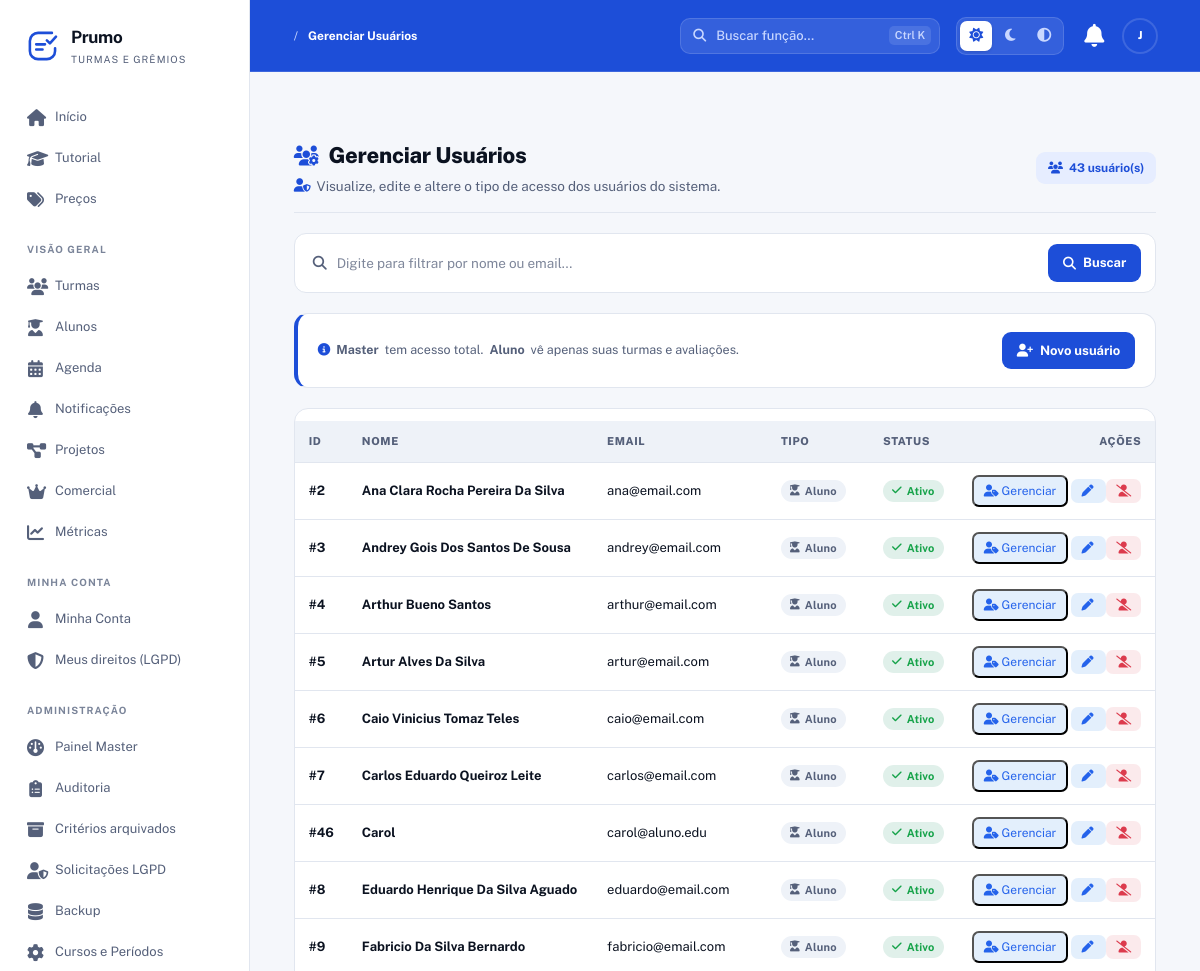
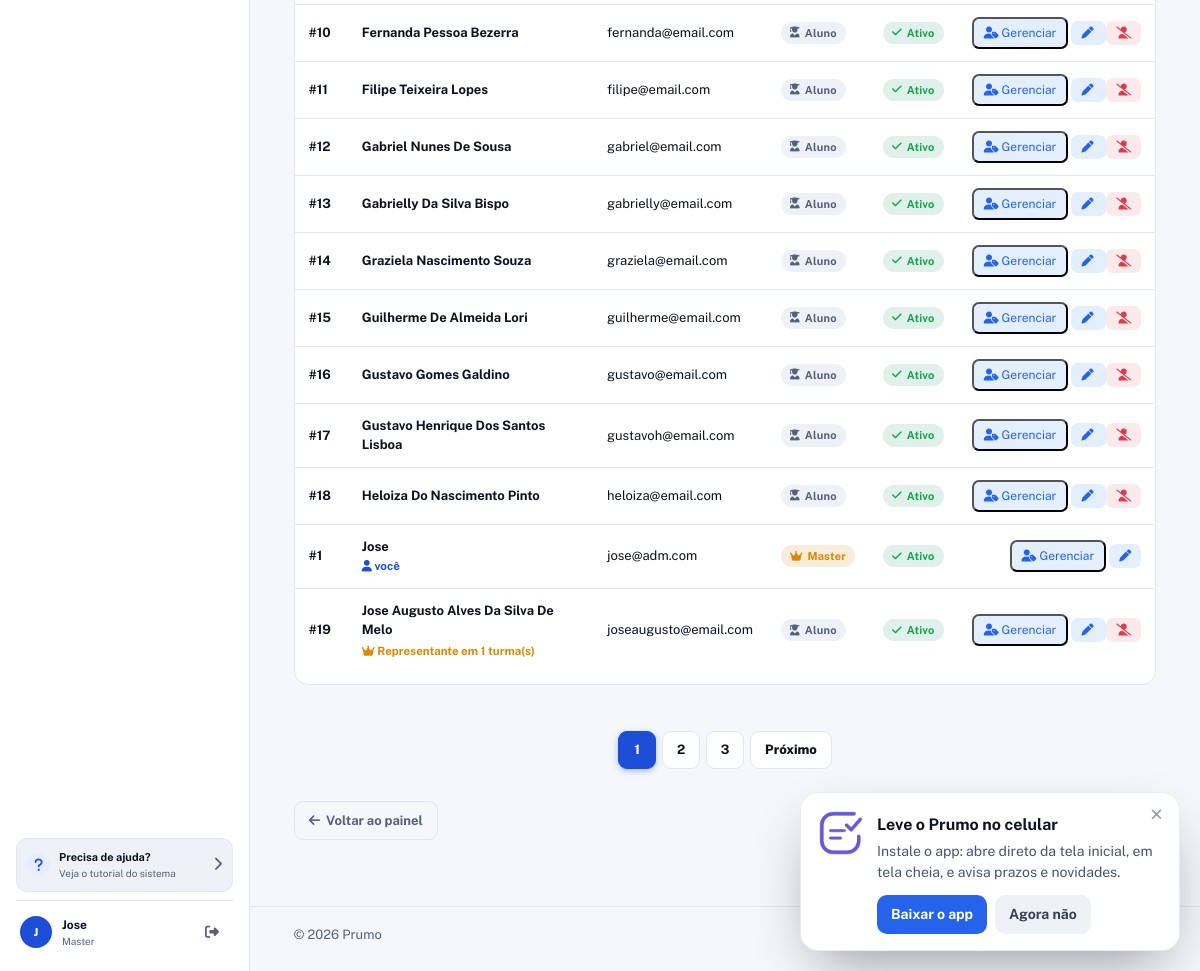
/SGT/usuarios (signed in), run on the app's committed database (2 pictures, top to bottom).
### tables this page shows
CREATE TABLE usuarios (
  id INT AUTO_INCREMENT PRIMARY KEY,
  nome VARCHAR(150) NOT NULL,
  email VARCHAR(150) NOT NULL UNIQUE,
  senha VARCHAR(255) NOT NULL,
  google_id VARCHAR(64) DEFAULT NULL,            
  tipo ENUM('aluno','master') NOT NULL DEFAULT 'aluno',
  telefone VARCHAR(20) DEFAULT NULL,
  data_nascimento DATE DEFAULT NULL,
  email_confirmado TINYINT(1) NOT NULL DEFAULT 0,
  email_token VARCHAR(255) DEFAULT NULL,
  email_token_expira DATETIME DEFAULT NULL,
  primeiro_login TINYINT(1) NOT NULL DEFAULT 1,
  cadastro_pendente TINYINT(1) NOT NULL DEFAULT 0,  
  ativo TINYINT(1) NOT NULL DEFAULT 1,
  lgpd_aceito TINYINT(1) NOT NULL DEFAULT 0,
  lgpd_data DATETIME DEFAULT NULL,
  ultimo_acesso DATETIME DEFAULT NULL,
  created_at TIMESTAMP DEFAULT CURRENT_TIMESTAMP,
  updated_at TIMESTAMP DEFAULT CURRENT_TIMESTAMP ON UPDATE CURRENT_TIMESTAMP,
  UNIQUE KEY uk_google_id (google_id),
  INDEX idx_usuarios_email (email),
  INDEX idx_usuarios_tipo (tipo),
  INDEX idx_usuarios_ativo (ativo)
);

### app/Views/usuarios/index.php (the view, shortened to what the rows shown need)
<?php
require_once __DIR__ . '/../layouts/header.php';
require_once __DIR__ . '/../layouts/nav.php';
$usuarios         = $usuarios         ?? [];
$busca            = $busca            ?? '';
$repsPorUsuario   = $repsPorUsuario   ?? [];
?>
<section class="master-section">
    <div class="master-content">
        <header class="master-hero">
            <div>
                <h1><i class="fas fa-users-cog"></i> Gerenciar Usuários</h1>
            </div>
        </header>
        <?php if (empty($usuarios)): ?>
            <div class="empty-state">
                <i class="fas fa-<?= $busca !== '' ? 'magnifying-glass' : 'users' ?>"></i>
                <?php if ($busca !== ''): ?>
                    <h3>Nenhum resultado</h3>
                    <p>Nenhum usuário encontrado para "<strong><?= h($busca) ?></strong>".</p>
                    <a class="btn-new" href="<?= $basePath ?>/usuarios">
                        <i class="fas fa-xmark"></i> Limpar busca
                    </a>
                <?php else: ?>
                    <h3>Nenhum usuário cadastrado</h3>
                    <p>Comece cadastrando o primeiro usuário do sistema.</p>
                    <a class="btn-new" href="<?= $basePath ?>/usuarios/criar">
                        <i class="fas fa-user-plus"></i> Cadastrar usuário
                    </a>
                <?php endif; ?>
            </div>
        <?php else: ?>
            <div class="master-table-wrapper">
                <table>
                    <thead>
                        <tr>
                            <th>ID</th>
                            <th>Nome</th>
                            <th>Email</th>
                            <th>Tipo</th>
                            <th>Status</th>
                            <th style="text-align:right;">Ações</th>
                        </tr>
                    </thead>
                    <tbody id="users-tbody">
                        <?php foreach ($usuarios as $u): ?>
                            <?php
                            $uid       = (int) $u['id'];
                            $tipo      = $u['tipo'] ?? 'aluno';
                            $ativo     = !empty($u['ativo']);
                            $souEu     = $uid === (int) $_SESSION['usuario']['id'];
                            $perfilCl  = $tipo === 'master' ? 'perfil-1' : 'perfil-4';
                            $repsDeste = $repsPorUsuario[$uid] ?? [];
                            $qtdReps   = count($repsDeste);
                            ?>
                            <tr data-nome="<?= h(mb_strtolower($u['nome'])) ?>"
                                data-email="<?= h(mb_strtolower($u['email'])) ?>">
                                <td><strong>#<?= $uid ?></strong></td>
                                <td>
                                    <strong class="user-nome"
                                            data-raw="<?= h($u['nome']) ?>"><?= h($u['nome']) ?></strong>
                                    <?php if ($souEu): ?>
                                        <small style="color: var(--primary); font-weight: 700;">
                                            <i class="fas fa-user"></i> você
                                        </small>
                                    <?php elseif (!empty($u['ultimo_acesso'])): ?>
                                        <small>último acesso: <?= h($u['ultimo_acesso']) ?></small>
                                    <?php endif; ?>
                                    <?php if ($qtdReps > 0): ?>
                                        <small style="color: var(--orange); font-weight: 700; margin-top:3px; display:block;">
                                            <i class="fas fa-crown"></i>
                                            Representante em <?= $qtdReps ?> turma(s)
                                        </small>
                                    <?php endif; ?>
                                </td>
                                <td>
                                    <span class="user-email"
                                          data-raw="<?= h($u['email']) ?>"><?= h($u['email']) ?></span>
                                </td>
                                <td>
                                    <span class="status-badge <?= $perfilCl ?>">
                                        <?php if ($tipo === 'master'): ?>
                                            <i class="fas fa-crown"></i> Master
                                        <?php else: ?>
                                            <i class="fas fa-user-graduate"></i> Aluno
                                        <?php endif; ?>
                                    </span>
                                </td>
                                <td>
                                    <?php if ($ativo): ?>
                                        <span class="status-badge ativo">
                                            <i class="fas fa-check"></i> Ativo
                                        </span>
                                    <?php else: ?>
                                        <span class="status-badge inativo">
                                            <i class="fas fa-ban"></i> Inativo
                                        </span>
                                    <?php endif; ?>
                                </td>
                                <td style="text-align:right; white-space:nowrap;">
                                    <button type="button"
                                            class="btn btn-sm btn-edit"
                                            title="Perfil, tipo e representante"
                                            onclick="abrirModal(<?= $uid ?>)">
                                        <i class="fas fa-user-tag"></i> Gerenciar
                                    </button>
                                    <a class="btn btn-sm btn-edit"
                                       title="Editar usuário"
                                       href="<?= $basePath ?>/usuarios/editar?id=<?= $uid ?>">
                                        <i class="fas fa-pen"></i>
                                    </a>
                                    <?php if (!$souEu): ?>
                                        <a class="btn btn-sm btn-danger"
                                           title="Desativar"
                                           href="<?= $basePath ?>/usuarios/excluir?id=<?= $uid ?>"
                                           onclick="return confirm('Desativar este usuário? O acesso será bloqueado.')">
                                            <i class="fas fa-user-slash"></i>
                                        </a>
                                    <?php endif; ?>
                                </td>
                            </tr>
                        <?php endforeach; ?>
                    </tbody>
                </table>
            </div>
        <?php endif; ?>
    </div>
</section>
<?php require_once __DIR__ . '/../layouts/footer.php'; ?>

### app/Views/layouts/nav.php (shortened to what the rows shown need)
<?php
require_once __DIR__ . '/../../Helpers/menuHelper.php';
$basePath  = App::getBasePath();
$logado    = !empty($_SESSION['usuario']);
$usuario   = $_SESSION['usuario'] ?? null;
$iniciais = '?';
if ($usuario) {
    $partes = preg_split('/\s+/', trim($usuario['nome'] ?? ''));
    $ini    = strtoupper(substr($partes[0] ?? '', 0, 1));
    $iniciais = $ini ?: '?';
}
$papelExibido = '';
if ($usuario) {
    if (($usuario['tipo'] ?? '') === 'master') {
        $papelExibido = 'Master';
    }
}
?>
<div class="app-shell">
    <aside class="sidebar" id="sidebar" aria-label="Navegação principal">
        <?php if ($logado): ?>
            <div class="sidebar-bottom">
                <a class="help-card" href="<?= $basePath ?>/tutorial">
                    <span class="help-icon"><i class="fas fa-question"></i></span>
                    <span>
                        <strong>Precisa de ajuda?</strong>
                        <small>Veja o tutorial do sistema</small>
                    </span>
                    <span><i class="fas fa-chevron-right"></i></span>
                </a>
                <div class="profile-mini">
                    <a class="avatar avatar-indigo" href="<?= $basePath ?>/user" title="Minha Conta">
                        <?= h($iniciais) ?>
                    </a>
                    <div>
                        <strong><?= h($usuario['nome']) ?></strong>
                        <small><?= h($papelExibido) ?></small>
                    </div>
                    <a class="logout-btn"
                       href="<?= $basePath ?>/logout"
                       title="Sair"
                       onclick="return confirm('Deseja realmente sair do sistema?')">
                        <i class="fas fa-right-from-bracket"></i>
                    </a>
                </div>
            </div>
        <?php endif; ?>
    </aside>
    <div class="main-content">
        <header class="topbar">
            <div class="topbar-actions">
                <?php if ($logado): ?>
                    <a class="icon-button notification-button"
                       href="<?= $basePath ?>/notificacoes"
                       title="Notificações">
                        <i class="fas fa-bell"></i>
                    </a>
                    <div class="user-menu" id="user-menu">
                        <button type="button"
                                class="avatar avatar-indigo"
                                id="user-menu-toggle"
                                title="Menu da conta"
                                aria-haspopup="true"
                                aria-expanded="false">
                            <?= h($iniciais) ?>
                        </button>
                    </div>
                <?php endif; ?>
            </div>
        </header>
        <div class="page-wrap">

### data on the page
usuarios: nome "J", nome "Jose", tipo "Master", id "1", shows "você", email "jose@adm.com", ativo 1 (drawn)
usuarios: id "2", nome "Ana Clara Rocha Pereira Da Silva", email "ana@email.com", tipo "aluno" (drawn), ativo 1 (drawn)
usuarios: id "3", nome "Andrey Gois Dos Santos De Sousa", email "andrey@email.com", tipo "aluno" (drawn), ativo 1 (drawn)
usuarios: id "4", nome "Arthur Bueno Santos", email "arthur@email.com", tipo "aluno" (drawn), ativo 1 (drawn)
usuarios: id "5", nome "Artur Alves Da Silva", email "artur@email.com", tipo "aluno" (drawn), ativo 1 (drawn)
usuarios: id "6", nome "Caio Vinicius Tomaz Teles", email "caio@email.com", tipo "aluno" (drawn), ativo 1 (drawn)
usuarios: id "7", nome "Carlos Eduardo Queiroz Leite", email "carlos@email.com", tipo "aluno" (drawn), ativo 1 (drawn)
usuarios: id "46", nome "Carol", email "carol@aluno.edu", tipo "aluno" (drawn), ativo 1 (drawn)
usuarios: id "8", nome "Eduardo Henrique Da Silva Aguado", email "eduardo@email.com", tipo "aluno" (drawn), ativo 1 (drawn)
usuarios: id "9", nome "Fabricio Da Silva Bernardo", email "fabricio@email.com", tipo "aluno" (drawn), ativo 1 (drawn)
usuarios: id "10", nome "Fernanda Pessoa Bezerra", email "fernanda@email.com", tipo "aluno" (drawn), ativo 1 (drawn)
usuarios: id "11", nome "Filipe Teixeira Lopes", email "filipe@email.com", tipo "aluno" (drawn), ativo 1 (drawn)
usuarios: id "12", nome "Gabriel Nunes De Sousa", email "gabriel@email.com", tipo "aluno" (drawn), ativo 1 (drawn)
usuarios: id "13", nome "Gabrielly Da Silva Bispo", email "gabrielly@email.com", tipo "aluno" (drawn), ativo 1 (drawn)
usuarios: id "14", nome "Graziela Nascimento Souza", email "graziela@email.com", tipo "aluno" (drawn), ativo 1 (drawn)
usuarios: id "15", nome "Guilherme De Almeida Lori", email "guilherme@email.com", tipo "aluno" (drawn), ativo 1 (drawn)
usuarios: id "16", nome "Gustavo Gomes Galdino", email "gustavo@email.com", tipo "aluno" (drawn), ativo 1 (drawn)
usuarios: id "17", nome "Gustavo Henrique Dos Santos Lisboa", email "gustavoh@email.com", tipo "aluno" (drawn), ativo 1 (drawn)
usuarios: id "18", nome "Heloiza Do Nascimento Pinto", email "heloiza@email.com", tipo "aluno" (drawn), ativo 1 (drawn)
usuarios: id "19", nome "Jose Augusto Alves Da Silva De Melo", id "1", email "joseaugusto@email.com", tipo "aluno" (drawn), ativo 1 (drawn)

### other printed values
$appName "Prumo"
$label "Início"
$label "Tutorial"
$label "Preços"
$secao "VISÃO GERAL"
$label "Turmas"
$label "Alunos"
$label "Agenda"
$label "Notificações"
$label "Projetos"
$label "Comercial"
$label "Métricas"
$secao "MINHA CONTA"
$label "Minha Conta"
$label "Meus direitos (LGPD)"
